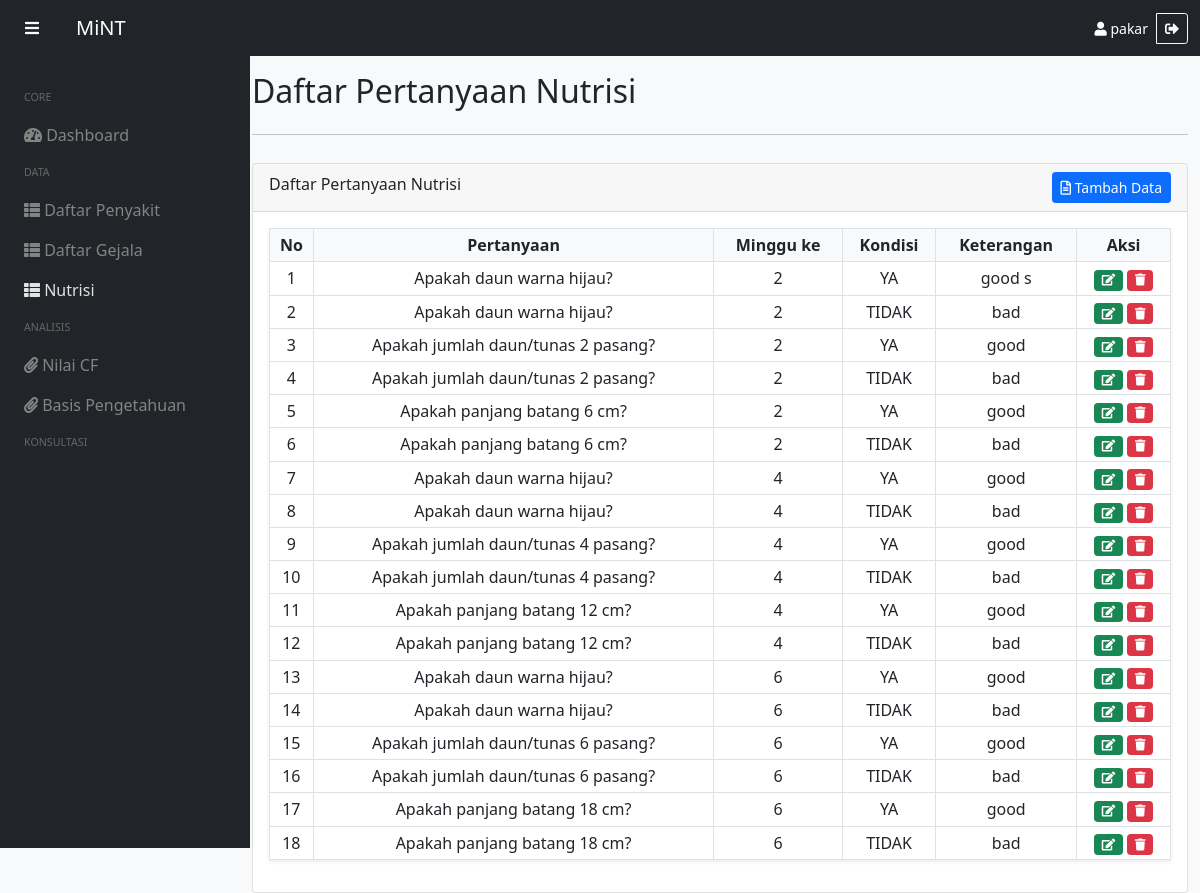
/nutrisi (signed in), run on the app's committed database.
### tables this page shows
CREATE TABLE `nutrisi` (
  `id_nutrisi` int(255) NOT NULL,
  `pertanyaan` varchar(255) NOT NULL,
  `minggu` int(10) NOT NULL,
  `kondisi` varchar(10) NOT NULL,
  `keterangan` varchar(255) NOT NULL
);

### app/config/functions.php (called while the page is built, shortened)
<?php
$conn = mysqli_connect("localhost", "root", "", "mint2");
function query($query)
{
    global $conn;
    $result = mysqli_query($conn, $query);
    $rows = [];
    while ($row = mysqli_fetch_assoc($result)) {
        $rows[] = $row;
    }
    return $rows;
}

### app/nutrisi/index.php (the view, shortened to what this page needs)
<?php
$query = query("SELECT * FROM nutrisi ORDER BY minggu");
?>
<div id="content" class="container">
    <div class="row mt-4">
        <div class="col">
            <h2>Daftar Pertanyaan Nutrisi</h2>
        </div>
    </div>
    <hr>
    <div class="row">
        <div class="col">
            <div class="card">
                <div class="card-header">
                    Daftar Pertanyaan Nutrisi
                    <a href="<?= BASEURL; ?>/tambah-nutrisi" class="float-end btn btn-sm btn-primary"><i class="far fa-file-alt"></i> Tambah Data</a>
                </div>
                <div class="card-body">
                    <table class="table table-sm table-bordered table-hover shadow-sm text-center">
                        <thead class="bg-light">
                            <tr>
                                <th scope=" col">No</th>
                                <th scope=" col">Pertanyaan</th>
                                <th scope=" col">Minggu ke</th>
                                <th scope="col">Kondisi</th>
                                <th scope="col">Keterangan</th>
                                <th scope="col">Aksi</th>
                            </tr>
                        </thead>
                        <tbody>
                            <?php $no = 1; ?>
                            <?php foreach ($query as $row) : ?>
                                <tr>
                                    <td><?= $no; ?></td>
                                    <td><?= $row['pertanyaan']; ?></td>
                                    <td><?= $row['minggu']; ?></td>
                                    <td><?= $row['kondisi']; ?></td>
                                    <td><?= $row['keterangan']; ?></td>
                                    <td>
                                        <a href="<?= BASEURL; ?>/ubah-nutrisi/<?= $row['id_nutrisi']; ?>" class="badge bg-success" title="Ubah"><i class="fas fa-edit"></i></a>
                                        <a href="<?= BASEURL; ?>/hapus-nutrisi/<?= $row['id_nutrisi']; ?>" class="badge bg-danger" onclick="return confirm('Yakin hapus data?');"><i class="fas fa-trash"></i></a>
                                    </td>
                                </tr>
                                <?php $no++; ?>
                            <?php endforeach; ?>
                        </tbody>
                    </table>
                </div>
            </div>
        </div>
    </div>
</div>

### public/css/style.css (style rules this page uses)
#content { margin-left: 20%; transition: all 0.7s; }

### data on the page
nutrisi: pertanyaan "Apakah daun warna hijau?", minggu "2", kondisi "YA", keterangan "good s"
nutrisi: pertanyaan "Apakah daun warna hijau?", minggu "2", kondisi "TIDAK", keterangan "bad"
nutrisi: pertanyaan "Apakah jumlah daun/tunas 2 pasang?", minggu "2", kondisi "YA", keterangan "good"
nutrisi: pertanyaan "Apakah jumlah daun/tunas 2 pasang?", minggu "2", kondisi "TIDAK", keterangan "bad"
nutrisi: pertanyaan "Apakah panjang batang 6 cm?", minggu "2", kondisi "YA", keterangan "good"
nutrisi: pertanyaan "Apakah panjang batang 6 cm?", minggu "2", kondisi "TIDAK", keterangan "bad"
nutrisi: pertanyaan "Apakah daun warna hijau?", minggu "4", kondisi "YA", keterangan "good"
nutrisi: pertanyaan "Apakah daun warna hijau?", minggu "4", kondisi "TIDAK", keterangan "bad"
nutrisi: pertanyaan "Apakah jumlah daun/tunas 4 pasang?", minggu "4", kondisi "YA", keterangan "good"
nutrisi: pertanyaan "Apakah jumlah daun/tunas 4 pasang?", minggu "4", kondisi "TIDAK", keterangan "bad"
nutrisi: pertanyaan "Apakah panjang batang 12 cm?", minggu "4", kondisi "YA", keterangan "good"
nutrisi: pertanyaan "Apakah panjang batang 12 cm?", minggu "4", kondisi "TIDAK", keterangan "bad"
nutrisi: pertanyaan "Apakah daun warna hijau?", minggu "6", kondisi "YA", keterangan "good"
nutrisi: pertanyaan "Apakah daun warna hijau?", minggu "6", kondisi "TIDAK", keterangan "bad"
nutrisi: pertanyaan "Apakah jumlah daun/tunas 6 pasang?", minggu "6", kondisi "YA", keterangan "good"
nutrisi: pertanyaan "Apakah jumlah daun/tunas 6 pasang?", minggu "6", kondisi "TIDAK", keterangan "bad"
nutrisi: pertanyaan "Apakah panjang batang 18 cm?", minggu "6", kondisi "YA", keterangan "good"
nutrisi: pertanyaan "Apakah panjang batang 18 cm?", minggu "6", kondisi "TIDAK", keterangan "bad"

### other printed values
$_SESSION['username'] "pakar"
